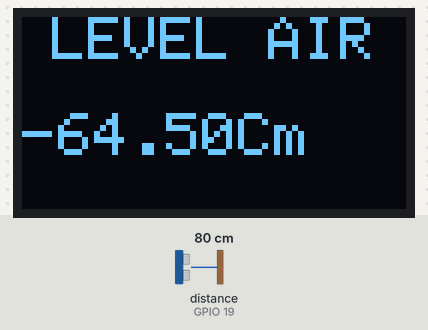
Recording of a sketch running on a simulated ESP32. Parts: 128×64 one-colour display. Wiring (inferred from the names in the program): ultrasonic range finder: trigger GPIO 23; echo GPIO 19. Inputs (shaded band) come from the test bench; at power-on: distance to the obstacle (sensor on GPIO 19) 80 cm. The echo pulse lasts 58.3 µs per cm; WiFi joins after 1.5 s; servers stay silent unless stated; what the sketch prints to the serial monitor is not drawn.

Above: at 1.6 s.

The sketch:

Level.ino
```cpp
#include <ThingSpeak.h>
#include <WiFi.h>
#include <Adafruit_GFX.h>
#include <Adafruit_SSD1306.h>

#define SCREEN_WIDTH 128    // OLED display width, in pixels
#define SCREEN_HEIGHT 64    // OLED display height, in pixels
#define OLED_RESET -1       // Reset pin # (or -1 if sharing Arduino reset pin)

Adafruit_SSD1306 display(SCREEN_WIDTH, SCREEN_HEIGHT, &Wire, OLED_RESET);
// Hostpot
const char *ssid =  "AGUS";
const char *pass =  "agus1234";
WiFiClient client;
//thingspeak settings
unsigned long channel = 2542864; //your channel ID number
const char *apiKey = "JLHGPMTWWQEBDGIR"; //your channel write API Key


const int trigPin = 23; // Pin trigger sensor ultrasonik
const int echoPin = 19; // Pin echo sensor ultrasonik
const float HEIGHT_TABUNG = 14.5; // Tinggi tabung dalam cm

void setup() {
  display.begin(SSD1306_SWITCHCAPVCC, 0x3C); //initialize with the I2C addr 0x3C (128x64)
  Serial.begin(9600); // Inisialisasi komunikasi serial
  pinMode(trigPin, OUTPUT); // Atur pin trigger sebagai output
  pinMode(echoPin, INPUT); // Atur pin echo sebagai input

  //connect to WiFi
  Serial.print("Connecting to: "); Serial.println(ssid);
  WiFi.begin(ssid, pass);

  while (WiFi.status() != WL_CONNECTED) {
    delay(500);
    Serial.print(".");
  }

  Serial.println("\nWiFi connected\n");
  ThingSpeak.begin(client); //initialize ThingSpeak
}

void loop() {
  long duration, distance; // Variabel untuk menyimpan durasi dan jarak
  digitalWrite(trigPin, LOW); // Atur trigger ke LOW
  delayMicroseconds(2); // Tunda 2 mikrodetik
  digitalWrite(trigPin, HIGH); // Atur trigger ke HIGH
  delayMicroseconds(10); // Tunda 10 mikrodetik
  digitalWrite(trigPin, LOW); // Atur trigger kembali ke LOW

  duration = pulseIn(echoPin, HIGH); // Baca durasi dari pin echo
  distance = (duration / 2) * 0.0343; // Hitung jarak dalam cm

  // Kalkulasi tinggi air berdasarkan tinggi tabung dan jarak yang diukur
  float waterSurfaceHeight = HEIGHT_TABUNG - distance;

  // Cetak hasil ke Serial Monitor
  Serial.print("Tinggi Permukaan Air: ");
  Serial.print(waterSurfaceHeight);
  Serial.println(" cm");

  display.clearDisplay();
  display.setCursor(10,0);
  display.setTextSize(2);
  display.setTextColor(WHITE);
  display.println("LEVEL AIR");

  display.println();
  display.print(waterSurfaceHeight);
  display.println("Cm");
  display.display();
  int x = ThingSpeak.writeField(channel, 2, waterSurfaceHeight, apiKey);
      if (x == 200) {
        Serial.println("Data " + String(waterSurfaceHeight));
        Serial.print("Level Air: "); Serial.println(waterSurfaceHeight);
        Serial.println("Update Successful.");
      }
      else {
        Serial.println("Data " + String(waterSurfaceHeight));
        Serial.println("Problem updating data. HTTP error code " + String(x));
      }

      Serial.println("Waiting...\n");
      delay(20000);

  //delay(1000); // Tunda selama 1 detik sebelum mengulangi pengukuran
}
```
